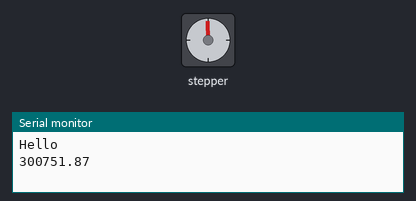
Recording of a sketch running on a simulated Arduino Uno, built with avr-gcc and run on an emulated ATmega328P. On the bench: stepper motor, the last lines printed to the serial monitor. Wiring (inferred from the names in the program): stepper motor driver (200 steps per turn assumed): step pin 9; direction pin 8.

Above: at 0.15 s.
At 10.07 s:
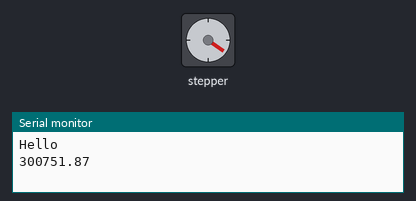
At 20.0 s:
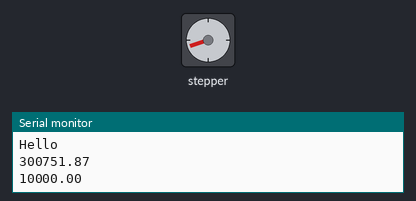
At 39.85 s:
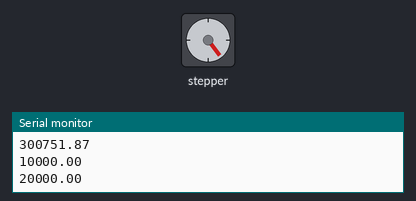
Timing chart, 0 to 40.0 s (numbered marks = the images above):
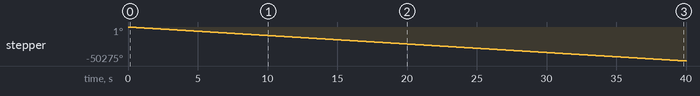

Measured:
- by itself, stepper: keeps turning counter-clockwise at about 1257°/s

The sketch:

sketch_apr16a.ino
```cpp
// Define stepper motor connections and steps per revolution:
#define dirPin 8
#define stepPin 9
#define stepsPerRevolution 200

float step_count = 0;
float count = 0;

const float mlRotate = 0.665;
const float desVolume = 1000.00;
float desRotate = (desVolume/mlRotate)*200;
float compair = 10000;
void setup() {
  Serial.begin (9600);
  // Declare pins as output:
  pinMode(stepPin, OUTPUT);
  pinMode(dirPin, OUTPUT);
  Serial.println ("Hello");
  Serial.println (desRotate);
}
void loop() {

  // Set the spinning direction clockwise:
  digitalWrite(dirPin, LOW);
  if (step_count <= desRotate){
    // These four lines result in 1 step:
    digitalWrite(stepPin, HIGH);
    delayMicroseconds(700);
    digitalWrite(stepPin, LOW);
    delayMicroseconds(700);
    step_count += 1;
  }
  else
    Serial.println ("done");

    if (step_count == compair) {
      //count +=1;
      Serial.println (step_count);
      //step_count = 0;
      compair += 10000;
    }


}
```
